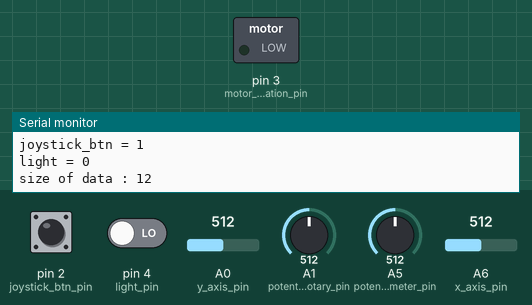
Simulated run of this sketch. Board: Arduino Nano, built with avr-gcc and run on an emulated ATmega328P. Parts: switched loads named in the sketch (green lamp = pin HIGH), the last lines printed to the serial monitor. The inputs (shaded band) are chosen by the test bench; at power-on: pin 2 (joystick_btn_pin) HIGH, pin 4 (light_pin) LOW, A0 (y_axis_pin) = 512, A1 (potentiometer_rotary_pin) = 512, A5 (potentiometer_pin) = 512, A6 (x_axis_pin) = 512. No radio packets arrive unless stated.

Above: at 1.2 s.
1.3 s: pin 2 (joystick_btn_pin) pulled LOW for 0.15 s
At 1.46 s:
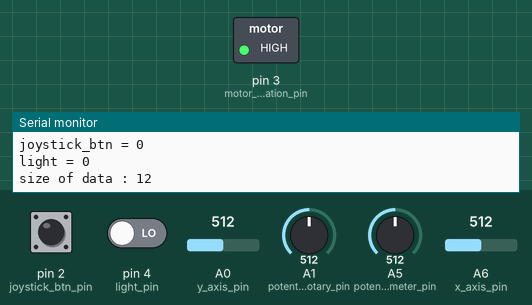
3.0 s: pin 2 (joystick_btn_pin) pulled LOW for 3.2 s
At 7.2 s:
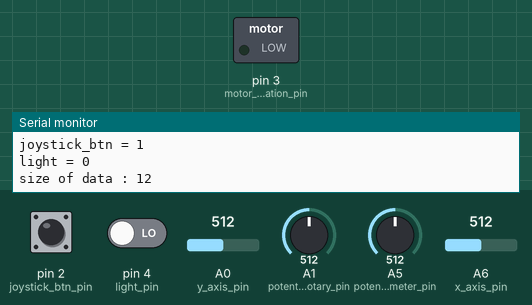
Timing chart, 0 to 8.7 s (numbered marks = the images above; inputs shaded):
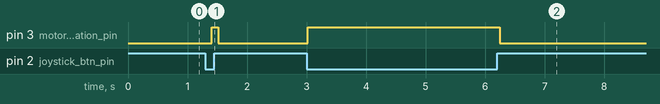

The sketch:

remote_controller.ino
```cpp
#include <nRF24L01.h>
#include <RF24.h>


//defining radio
RF24 radio(5, 8); // CE, CSN
const byte address[6] = "00001";

//defining vibration motor
const int motor_vibration_pin = 3;

//defining light pin
const int light_pin = 4; //============================================ ADDED LIGHT

//defining potentiometer
const int potentiometer_pin = A5;
const int potentiometer_rotary_pin = A1;

//defining joystick
const int x_axis_pin = A6;
const int y_axis_pin = A0;
const uint8_t joystick_btn_pin = 2;

//data to send via nRF24L01
struct joystick {
  int x;
  int y;
  int btn;
};

struct data {
  struct joystick joystick;
  int throttle;
  int rotation;
  int light;
};


void setup() {
  Serial.begin(115200);
  radio.begin();
  radio.openWritingPipe(address);
  radio.setPALevel(RF24_PA_MIN);
  radio.stopListening();

  //setup the joystick btn && motor's && light
  pinMode(joystick_btn_pin, INPUT_PULLUP);    // Enable pull-up
  pinMode(motor_vibration_pin,OUTPUT);
  pinMode(light_pin,INPUT); //========================================================
}

void loop() {
  //readings
  int pot_value = analogRead(potentiometer_pin);
  pot_value = map(pot_value,0,1022,0,180);

  int pot_rotary_value = analogRead(potentiometer_rotary_pin);
  pot_rotary_value = map(pot_rotary_value,0,1023,-100,100);

  int x_axis_value = analogRead(x_axis_pin);
  int y_axis_value = analogRead(y_axis_pin);
  int joystick_btn = digitalRead(joystick_btn_pin);

  int light_btn = digitalRead(light_pin);

  if (joystick_btn==LOW) {
    digitalWrite(motor_vibration_pin,HIGH);
  }else {
    digitalWrite(motor_vibration_pin,LOW);
  };

  //showing collected data
  Serial.print("Potentiometer = ");
  Serial.print(pot_value);
  Serial.print("\n");

  Serial.print("Potentiometer rotary = ");
  Serial.print(pot_rotary_value);
  Serial.print("\n");

  Serial.print("x_axis_value = ");
  Serial.print(x_axis_value);
  Serial.print("\n");
  Serial.print("y_axis_value = ");
  Serial.print(y_axis_value);
  Serial.print("\n");
  Serial.print("joystick_btn = ");
  Serial.print(joystick_btn);
  Serial.print("\n");
  Serial.print("light = "); //  ===========================================================
  Serial.print(digitalRead(light_pin));
  Serial.print("\n\n"); // ======================================================

  //preparing data to send
  struct data data;

  data.joystick.x = x_axis_value;
  data.joystick.y = y_axis_value;
  data.joystick.btn = joystick_btn;

  data.throttle = pot_value;
  data.rotation = pot_rotary_value;
  data.light = light_btn;

  Serial.print("size of data : ");
  Serial.println(sizeof(data));
  Serial.print("\n");

  radio.write(&data, sizeof(data));
  delay(100);
}
```

Measured:
- after the input at 1.3 s, pin 3 (motor_vibration_pin): LOW → HIGH after 0.10 s, → LOW 0.11 s later
- after the input at 3.0 s, pin 3 (motor_vibration_pin): LOW → HIGH at once, → LOW 3.2 s later
